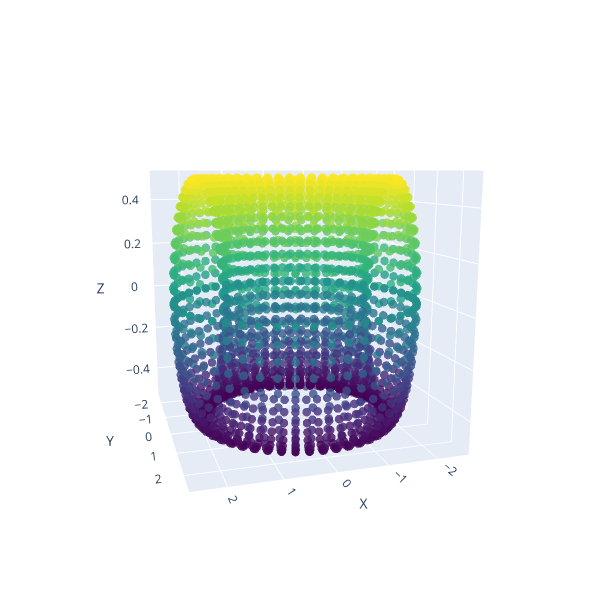

Source (notebook cell):
### Code cell
fig = go.Figure(data=[go.Scatter3d(
    x=Y[:,0],y=Y[:,1],z=Y[:,2], mode='markers', marker=dict( size=5, color=Y[:, 2], colorscale='Viridis',opacity=0.8 ) )])

fig.update_layout(
    scene=dict(aspectmode='cube', xaxis_title='X', yaxis_title='Y', zaxis_title='Z',camera=dict(eye=dict(x=0.75, y=2.5, z=0.5)) ),
    width=600, height=600, margin=dict(r=30, b=20, l=20, t=20) )
fig.show()

### Figure 1 — Plotly figure (JSON) as saved in the notebook; plotly's stock layout.template omitted (floating-point values rounded to 4 significant figures; data arrays with more than 128 entries replaced by an {"elided": "..."} marker saying what was removed)
{"data": [{"marker": {"color": {"elided": "2500 float values"}, "colorscale": [[0, "#440154"], [0.1111, "#482878"], [0.2222, "#3e4989"], [0.3333, "#31688e"], [0.4444, "#26828e"], [0.5556, "#1f9e89"], [0.6667, "#35b779"], [0.7778, "#6ece58"], [0.8889, "#b5de2b"], [1, "#fde725"]], "opacity": 0.8, "size": 5}, "mode": "markers", "type": "scatter3d", "x": {"elided": "2500 float values"}, "y": {"elided": "2500 float values"}, "z": {"elided": "2500 float values"}}], "layout": {"height": 600, "margin": {"b": 20, "l": 20, "r": 30, "t": 20}, "scene": {"aspectmode": "cube", "camera": {"eye": {"x": 0.75, "y": 2.5, "z": 0.5}}, "xaxis": {"title": {"text": "X"}}, "yaxis": {"title": {"text": "Y"}}, "zaxis": {"title": {"text": "Z"}}}, "width": 600}}
